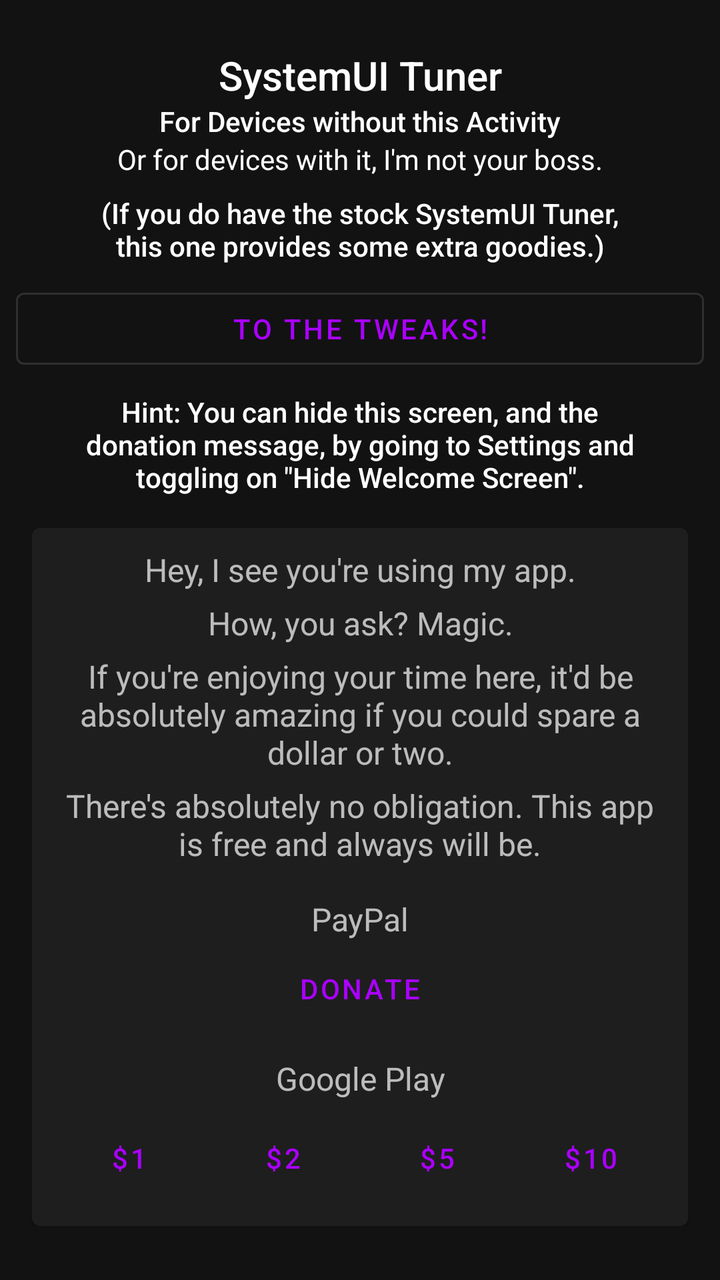
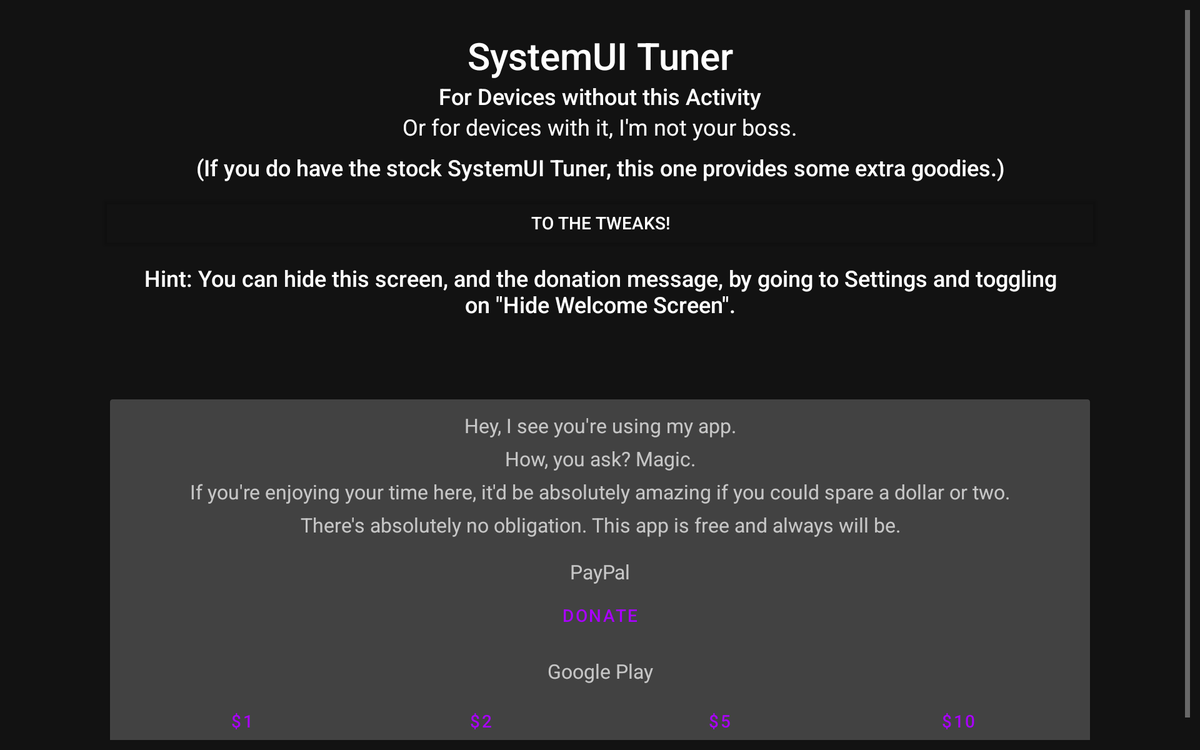

An Android layout and its configuration variant, each rendered on a device that would load it. The default file and the variant file are quoted in full after the pictures.
<!-- AndroidManifest.xml: application theme AppTheme.Dark -->
<!-- res/layout/activity_main.xml -->
<?xml version="1.0" encoding="utf-8"?>
<androidx.constraintlayout.widget.ConstraintLayout xmlns:android="http://schemas.android.com/apk/res/android"
    xmlns:app="http://schemas.android.com/apk/res-auto"
    xmlns:tools="http://schemas.android.com/tools"
    android:layout_width="match_parent"
    android:layout_height="match_parent"
    tools:context="com.zacharee1.systemuituner.activites.MainActivity">

    <ScrollView
        android:layout_width="match_parent"
        android:layout_height="match_parent"
        app:layout_constraintStart_toStartOf="parent"
        android:layout_marginStart="8dp"
        app:layout_constraintEnd_toEndOf="parent"
        android:layout_marginEnd="8dp"
        app:layout_constraintTop_toTopOf="parent"
        android:layout_marginTop="8dp"
        app:layout_constraintBottom_toBottomOf="parent"
        android:layout_marginBottom="8dp">

        <LinearLayout
            android:layout_width="match_parent"
            android:layout_height="wrap_content"
            android:orientation="vertical" >

            <TextView
                android:id="@+id/app_title"
                android:layout_width="match_parent"
                android:layout_height="wrap_content"
                android:layout_marginEnd="32dp"
                android:layout_marginStart="32dp"
                android:layout_marginTop="16dp"
                android:text="@string/app_name"
                android:textAlignment="center"
                android:textAppearance="@style/TextAppearance.AppCompat.Title" />

            <TextView
                android:id="@+id/app_desc"
                android:layout_width="match_parent"
                android:layout_height="wrap_content"
                android:layout_marginEnd="32dp"
                android:layout_marginStart="32dp"
                android:text="@string/home_desc"
                android:textAlignment="center"
                android:textAppearance="@style/TextAppearance.AppCompat.Body2" />

            <TextView
                android:id="@+id/app_joke"
                android:layout_width="match_parent"
                android:layout_height="wrap_content"
                android:layout_marginEnd="32dp"
                android:layout_marginStart="32dp"
                android:text="@string/home_joke"
                android:textAlignment="center"
                android:textAppearance="@style/TextAppearance.AppCompat.Body1" />

            <TextView
                android:id="@+id/app_subdesc"
                android:layout_width="match_parent"
                android:layout_height="wrap_content"
                android:layout_marginEnd="32dp"
                android:layout_marginStart="32dp"
                android:layout_marginTop="8dp"
                android:text="@string/home_extra"
                android:textAlignment="center"
                android:textAppearance="@style/TextAppearance.AppCompat.Body2" />

            <com.google.android.material.button.MaterialButton
                android:id="@+id/open_tweaks"
                android:layout_width="match_parent"
                android:layout_height="wrap_content"
                android:layout_marginTop="8dp"
                android:text="@string/to_the_tweaks"
                android:textAlignment="center"
                tools:layout_editor_absoluteX="8dp"
                style="@style/Widget.MaterialComponents.Button.OutlinedButton"
                />

            <TextView
                android:id="@+id/hide_welcome_hint"
                android:layout_width="match_parent"
                android:layout_height="wrap_content"
                android:layout_marginEnd="32dp"
                android:layout_marginStart="32dp"
                android:layout_marginTop="8dp"
                android:text="@string/hide_welcome_hint"
                android:textAlignment="center"
                android:textAppearance="@style/TextAppearance.AppCompat.Body2" />

            <com.google.android.material.card.MaterialCardView
                android:layout_width="match_parent"
                android:layout_height="match_parent"
                android:layout_marginEnd="8dp"
                android:layout_marginStart="8dp"
                android:layout_marginTop="16dp"
                app:cardElevation="1dp" >

                <include layout="@layout/layout_donate" />
            </com.google.android.material.card.MaterialCardView>

        </LinearLayout>
    </ScrollView>

</androidx.constraintlayout.widget.ConstraintLayout>
<!-- res/layout/layout_donate.xml (included above) -->
<?xml version="1.0" encoding="utf-8"?>
<LinearLayout xmlns:android="http://schemas.android.com/apk/res/android"
    xmlns:tools="http://schemas.android.com/tools"
    android:layout_width="match_parent"
    android:layout_height="match_parent"
    android:orientation="vertical"
    android:padding="10dp">

    <TextView
        android:layout_width="match_parent"
        android:layout_height="wrap_content"
        android:text="@string/donate_hook"
        android:textAlignment="center"
        android:textSize="16sp" />

    <TextView
        android:layout_width="match_parent"
        android:layout_height="wrap_content"
        android:layout_marginTop="5dp"
        android:text="@string/donate_joke"
        android:textAlignment="center"
        android:textSize="16sp" />

    <TextView
        android:layout_width="match_parent"
        android:layout_height="wrap_content"
        android:layout_marginTop="5dp"
        android:text="@string/donate_request"
        android:textAlignment="center"
        android:textSize="16sp" />

    <TextView
        android:layout_width="match_parent"
        android:layout_height="wrap_content"
        android:layout_marginTop="5dp"
        android:text="@string/donate_dont_worry"
        android:textAlignment="center"
        android:textSize="16sp" />

    <TextView
        android:id="@+id/paypal_title"
        android:layout_width="match_parent"
        android:layout_height="wrap_content"
        android:layout_marginTop="16dp"
        android:text="@string/paypal"
        android:textAlignment="center"
        android:textSize="16sp" />

    <com.google.android.material.button.MaterialButton
        android:id="@+id/paypal_button"
        android:layout_width="match_parent"
        android:layout_height="wrap_content"
        android:layout_gravity="center_horizontal"
        android:paddingLeft="16dp"
        android:paddingRight="16dp"
        android:text="@string/donate"
        />

    <TextView
        android:id="@+id/google_play_donate_title"
        android:layout_width="match_parent"
        android:layout_height="wrap_content"
        android:layout_marginTop="10dp"
        android:text="@string/google_play"
        android:textAlignment="center"
        android:textSize="16sp"
        />

    <LinearLayout
        android:id="@+id/google_play_donate"
        android:layout_width="match_parent"
        android:layout_height="match_parent"
        android:layout_marginTop="5dp"
        android:orientation="horizontal">

        <com.google.android.material.button.MaterialButton
            android:id="@+id/donate_1"
            android:layout_width="match_parent"
            android:layout_height="wrap_content"
            android:layout_gravity="center_horizontal"
            android:layout_weight="1"
            android:paddingLeft="16dp"
            android:paddingRight="16dp"
            android:text="@string/donate_1"
            tools:ignore="ButtonStyle"
            />

        <com.google.android.material.button.MaterialButton
            android:id="@+id/donate_2"
            android:layout_width="match_parent"
            android:layout_height="wrap_content"
            android:layout_gravity="center_horizontal"
            android:layout_weight="1"
            android:paddingLeft="16dp"
            android:paddingRight="16dp"
            android:text="@string/donate_2"
            tools:ignore="ButtonStyle"
            />

        <com.google.android.material.button.MaterialButton
            android:id="@+id/donate_5"
            android:layout_width="match_parent"
            android:layout_height="wrap_content"
            android:layout_gravity="center_horizontal"
            android:layout_weight="1"
            android:paddingLeft="16dp"
            android:paddingRight="16dp"
            android:text="@string/donate_5"
            tools:ignore="ButtonStyle"
            />

        <com.google.android.material.button.MaterialButton
            android:id="@+id/donate_10"
            android:layout_width="match_parent"
            android:layout_height="wrap_content"
            android:layout_gravity="center_horizontal"
            android:layout_weight="1"
            android:paddingLeft="16dp"
            android:paddingRight="16dp"
            android:text="@string/donate_10"
            tools:ignore="ButtonStyle"
            />
    </LinearLayout>

</LinearLayout>
<!-- resources referenced by this layout -->
<resources>
  <string name="app_name">SystemUI Tuner</string>
  <string name="donate">Donate</string>
  <string name="donate_1" translatable="false">$1</string>
  <string name="donate_10" translatable="false">$10</string>
  <string name="donate_2" translatable="false">$2</string>
  <string name="donate_5" translatable="false">$5</string>
  <string name="donate_dont_worry">There\'s absolutely no obligation. This app is free and always will be.</string>
  <string name="donate_hook">Hey, I see you\'re using my app.</string>
  <string name="donate_joke">How, you ask? Magic.</string>
  <string name="donate_request">If you\'re enjoying your time here, it\'d be absolutely amazing if you could spare a dollar or two.</string>
  <string name="google_play" translatable="false">Google Play</string>
  <string name="hide_welcome_hint">Hint: You can hide this screen, and the donation message, by going to Settings and toggling on \"Hide Welcome Screen\".</string>
  <string name="home_desc">For Devices without this Activity</string>
  <string name="home_extra">(If you do have the stock SystemUI Tuner, this one provides some extra goodies.)</string>
  <string name="home_joke">Or for devices with it, I\'m not your boss.</string>
  <string name="paypal" translatable="false">PayPal</string>
  <string name="to_the_tweaks">To The Tweaks!</string>
  <style name="AppTheme.Dark" parent="Theme.MaterialComponents.NoActionBar">
          <item name="colorPrimary">@color/colorPrimary</item>
          <item name="colorPrimaryDark">@color/colorPrimaryDark</item>
          <item name="colorPrimaryVariant">@color/colorPrimaryLight</item>
          <item name="colorSecondary">@color/colorAccent</item>
          <item name="colorSecondaryVariant">@color/colorAccentLight</item>
          <item name="buttonStyle">@style/Widget.MaterialComponents.Button.TextButton</item>
          <item name="materialButtonStyle">?buttonStyle</item>
          <item name="android:statusBarColor">@android:color/transparent</item>
      </style>
  <color name="colorPrimary">#aa00ff</color>
  <color name="colorPrimaryDark">#7200ca</color>
  <color name="colorPrimaryLight">#e254ff</color>
  <color name="colorAccent">#3f51b5</color>
  <color name="colorAccentLight">#757de8</color>
</resources>
<!-- res/layout-w900dp/activity_main.xml (the repository's variant of the layout above) -->
<!-- drawn on a 7-inch tablet turned sideways -->
<?xml version="1.0" encoding="utf-8"?>
<android.support.constraint.ConstraintLayout xmlns:android="http://schemas.android.com/apk/res/android"
    xmlns:app="http://schemas.android.com/apk/res-auto"
    xmlns:tools="http://schemas.android.com/tools"
    android:layout_width="match_parent"
    android:layout_height="match_parent"
    tools:context="com.zacharee1.systemuituner.activites.MainActivity">

    <ScrollView
        android:layout_width="match_parent"
        android:layout_height="match_parent"
        app:layout_constraintStart_toStartOf="parent"
        android:layout_marginStart="8dp"
        app:layout_constraintEnd_toEndOf="parent"
        android:layout_marginEnd="8dp"
        app:layout_constraintTop_toTopOf="parent"
        android:layout_marginTop="8dp"
        app:layout_constraintBottom_toBottomOf="parent"
        android:layout_marginBottom="8dp">

        <LinearLayout
            android:layout_width="800dp"
            android:layout_height="wrap_content"
            android:layout_gravity="center_horizontal"
            android:orientation="vertical">

            <TextView
                android:id="@+id/app_title"
                android:layout_width="match_parent"
                android:layout_height="wrap_content"
                android:layout_marginEnd="32dp"
                android:layout_marginStart="32dp"
                android:layout_marginTop="16dp"
                android:text="@string/app_name"
                android:textAlignment="center"
                android:textAppearance="@style/TextAppearance.AppCompat.Title"
                android:textSize="30sp"/>

            <TextView
                android:id="@+id/app_desc"
                android:layout_width="match_parent"
                android:layout_height="wrap_content"
                android:layout_marginEnd="32dp"
                android:layout_marginStart="32dp"
                android:text="@string/home_desc"
                android:textAlignment="center"
                android:textAppearance="@style/TextAppearance.AppCompat.Body2"
                android:textSize="18sp" />

            <TextView
                android:id="@+id/app_joke"
                android:layout_width="match_parent"
                android:layout_height="wrap_content"
                android:layout_marginEnd="32dp"
                android:layout_marginStart="32dp"
                android:text="@string/home_joke"
                android:textAlignment="center"
                android:textAppearance="@style/TextAppearance.AppCompat.Body1"
                android:textSize="18sp"/>

            <TextView
                android:id="@+id/app_subdesc"
                android:layout_width="match_parent"
                android:layout_height="wrap_content"
                android:layout_marginEnd="32dp"
                android:layout_marginStart="32dp"
                android:layout_marginTop="8dp"
                android:text="@string/home_extra"
                android:textAlignment="center"
                android:textAppearance="@style/TextAppearance.AppCompat.Body2"
                android:textSize="18sp" />

            <Button
                android:id="@+id/open_tweaks"
                style="@style/Widget.AppCompat.Button.Colored"
                android:layout_width="match_parent"
                android:layout_height="wrap_content"
                android:layout_marginTop="8dp"
                android:onClick="launchList"
                android:text="@string/to_the_tweaks"
                android:textAlignment="center"
                android:textColor="@drawable/button_text_dark_theme"
                tools:layout_editor_absoluteX="8dp" />

            <TextView
                android:id="@+id/hide_welcome_hint"
                android:layout_width="match_parent"
                android:layout_height="wrap_content"
                android:layout_marginEnd="32dp"
                android:layout_marginStart="32dp"
                android:layout_marginTop="8dp"
                android:text="@string/hide_welcome_hint"
                android:textAlignment="center"
                android:textAppearance="@style/TextAppearance.AppCompat.Body2"
                android:textSize="18sp" />

            <android.support.v7.widget.CardView
                android:layout_width="match_parent"
                android:layout_height="match_parent"
                android:layout_marginEnd="8dp"
                android:layout_marginStart="8dp"
                android:layout_marginTop="64dp"
                app:cardElevation="1dp">

                <include layout="@layout/layout_donate" />
            </android.support.v7.widget.CardView>

        </LinearLayout>
    </ScrollView>

</android.support.constraint.ConstraintLayout>
<!-- resources referenced by the variant -->
<!-- as a 7-inch tablet turned sideways resolves them -->
<resources>
  <!-- drawable button_text_dark_theme (drawable) -->
  <?xml version="1.0" encoding="utf-8"?>
  <selector xmlns:android="http://schemas.android.com/apk/res/android">
      <item android:state_focused="true" android:state_pressed="false" android:color="@android:color/primary_text_dark" />
      <item android:state_focused="true" android:state_pressed="true" android:color="@android:color/primary_text_dark" />
      <item android:state_focused="false" android:state_pressed="true" android:color="@android:color/primary_text_dark" />
      <item android:color="#ffffff" />
  </selector>
  <string name="app_name">SystemUI Tuner</string>
  <string name="donate">Donate</string>
  <string name="donate_1" translatable="false">$1</string>
  <string name="donate_10" translatable="false">$10</string>
  <string name="donate_2" translatable="false">$2</string>
  <string name="donate_5" translatable="false">$5</string>
  <string name="donate_dont_worry">There\'s absolutely no obligation. This app is free and always will be.</string>
  <string name="donate_hook">Hey, I see you\'re using my app.</string>
  <string name="donate_joke">How, you ask? Magic.</string>
  <string name="donate_request">If you\'re enjoying your time here, it\'d be absolutely amazing if you could spare a dollar or two.</string>
  <string name="google_play" translatable="false">Google Play</string>
  <string name="hide_welcome_hint">Hint: You can hide this screen, and the donation message, by going to Settings and toggling on \"Hide Welcome Screen\".</string>
  <string name="home_desc">For Devices without this Activity</string>
  <string name="home_extra">(If you do have the stock SystemUI Tuner, this one provides some extra goodies.)</string>
  <string name="home_joke">Or for devices with it, I\'m not your boss.</string>
  <string name="paypal" translatable="false">PayPal</string>
  <string name="to_the_tweaks">To The Tweaks!</string>
  <style name="AppTheme.Dark" parent="Theme.MaterialComponents.NoActionBar">
          <item name="colorPrimary">@color/colorPrimary</item>
          <item name="colorPrimaryDark">@color/colorPrimaryDark</item>
          <item name="colorPrimaryVariant">@color/colorPrimaryLight</item>
          <item name="colorSecondary">@color/colorAccent</item>
          <item name="colorSecondaryVariant">@color/colorAccentLight</item>
          <item name="buttonStyle">@style/Widget.MaterialComponents.Button.TextButton</item>
          <item name="materialButtonStyle">?buttonStyle</item>
          <item name="android:statusBarColor">@android:color/transparent</item>
      </style>
  <color name="colorPrimary">#aa00ff</color>
  <color name="colorPrimaryDark">#7200ca</color>
  <color name="colorPrimaryLight">#e254ff</color>
  <color name="colorAccent">#3f51b5</color>
  <color name="colorAccentLight">#757de8</color>
</resources>
